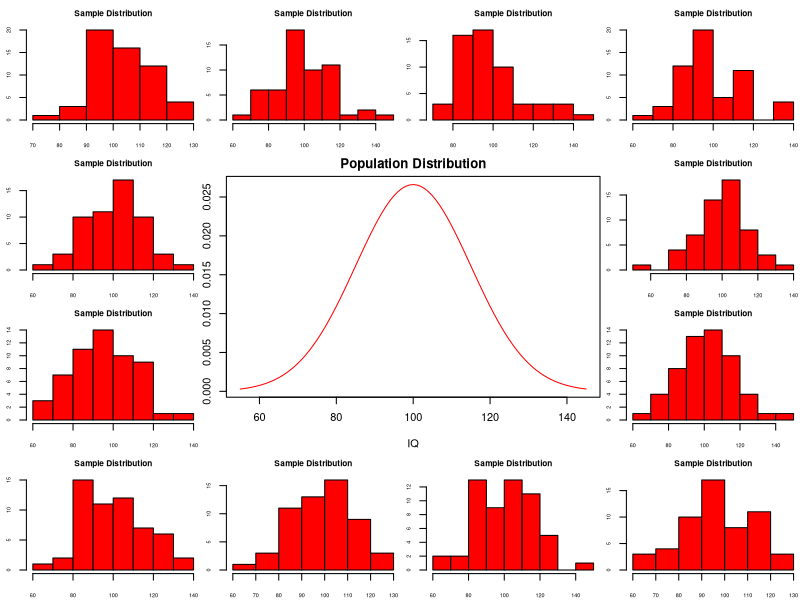
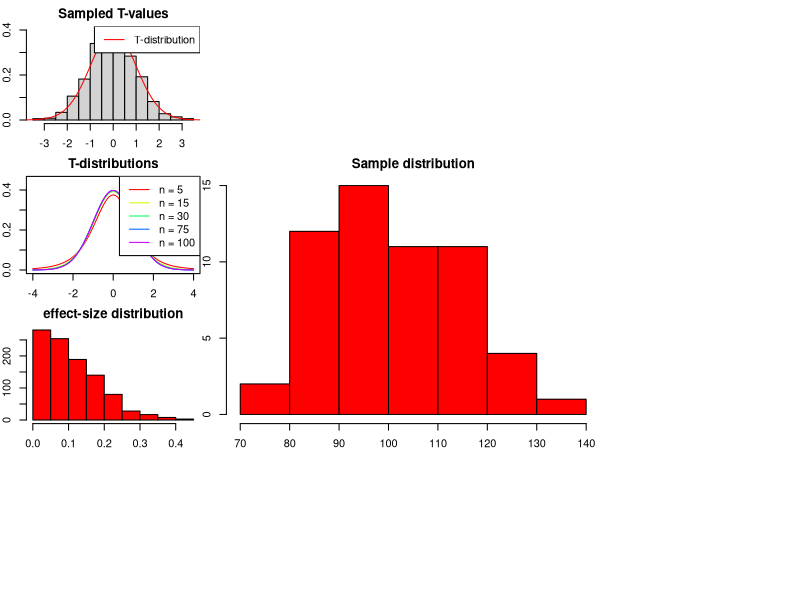

Here is the R script that generated these plots, in order:
## ---- chunk 1
layout(matrix(c(2:6,1,1,7:8,1,1,9:13), 4, 4))

n  = 56    # Sample size
df = n - 1 # Degrees of freedom

mu    = 100
sigma = 15

IQ = seq(mu-45, mu+45, 1)

par(mar=c(4,2,2,0))  
plot(IQ, dnorm(IQ, mean = mu, sd = sigma), type='l', col="red", main = "Population Distribution")

n.samples = 12

for(i in 1:n.samples) {
  
  par(mar=c(2,2,2,0))  
  hist(rnorm(n, mu, sigma), main="Sample Distribution", cex.axis=.5, col="red", cex.main = .75)
  
}
## ---- chunk 2
x = rnorm(n, mu, sigma); x

hist(x, main = "Sample distribution", col = "red")
mean(x)
## ---- chunk 3
t = (mean(x) - mu) / (sd(x) / sqrt(n)); t
## ---- chunk 4
n.samples = 1000
t.values  = vector()

for(i in 1:n.samples) {
  x = rnorm(n, mu, sigma)
  t.values[i] = (mean(x) - mu) / (sd(x) / sqrt(n))
}
head(t.values)
## ---- chunk 5
hist(t.values, freq = F, main="Sampled T-values", xlab = "T-values", ylim = c(0, .4))
T = seq(-4, 4, .01)
lines(T, dt(T,df), col = "red")
legend("topright", lty = 1, col="red", legend = "T-distribution")
## ---- chunk 6
multiple.n  = c(5, 15, 30, 75, 100)
multiple.df = multiple.n - 1
col         = rainbow(length(multiple.df))

plot(T,  dt(T, multiple.df[1]), type = "l", 
     xlim = c(-4,4), ylim = c(0,.45), 
     xlab = "T", ylab="density", 
     col = col[1], main="T-distributions" )

for(i in 2:length(multiple.df)) { 
  
  lines(T, dt(T, multiple.df[i]), type="l", col=col[i])
  } 
legend("topright", legend = paste("n =",multiple.n), lty=1, col = col)
## ---- chunk 7
r = sqrt(t^2/(t^2 + df))

r
## ---- chunk 8
r = sqrt(t.values^2/(t.values^2 + df))

hist(r, main = "effect-size distribution", col = "red")
